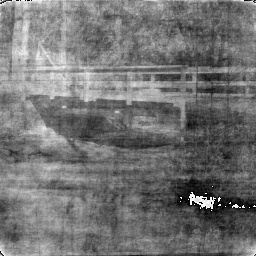

Reproduce this figure in Python.
from audioop import reverse
import cv2 as cv
import numpy as np
import matplotlib.pyplot as plt

img = cv.imread('bridge.jpg', cv.IMREAD_GRAYSCALE)

f = np.fft.fft2(img)
move1 = np.fft.fftshift(f) 
fr = -np.sort(-np.ravel(f) )

size = f.size

index = int(fr[int(np.round(size/4))])
# nf = np.where(f>index,f,0)
nf = f
w,h =f.shape
for i in range(w):
    for j in range(h):
        if(f[i][j] < index):
            nf[i][j]=0

move2 = np.fft.ifftshift(nf)
newfp = np.abs(move2)
cv.imshow('FFT 2D', newfp / np.max(newfp) * 255)    
ibridge = np.fft.ifft2(nf).real.astype('uint8')  
cv.imshow('IFFT GRAGH', ibridge)           
cv.imwrite("1.1.jpg",ibridge)
cv.waitKey(0)
cv.destroyAllWindows()
